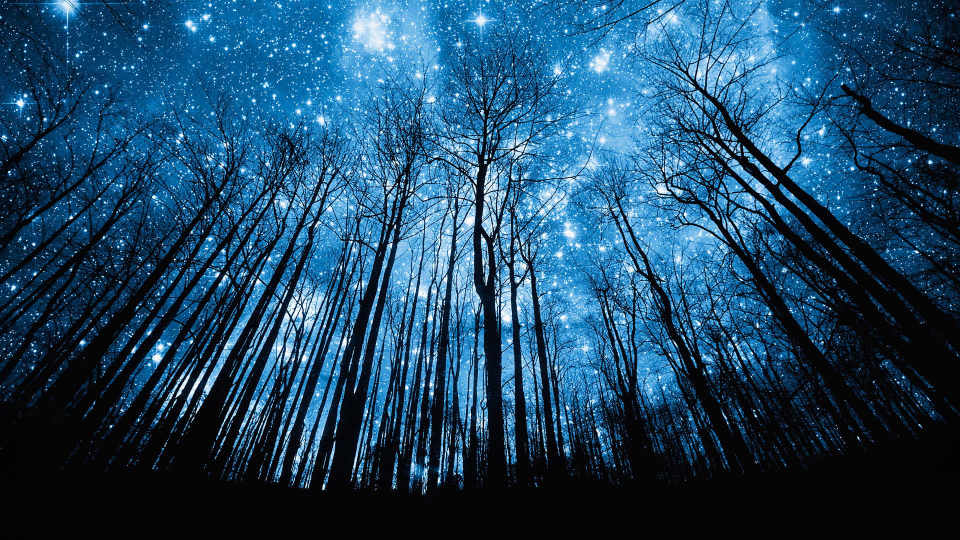
#> input picture Data/arboles.jpg, 1920 x 1080 px (shown at 1/2 size); its folder holds only this picture in this run
$ python -i funciones.py   (imports and definitions only)
#> lines starting #> are read from the running program, lines starting #| are printed output that depends on the picture
# -*- coding: utf-8 -*-

import numpy as np
import math
import cv2 as cv
from matplotlib import pyplot as plt


# [52 lines left out: functions mapeo_negativo, mapeo_ad, mapeo_tramos, mapeo_potencia, filterHomomorfico, not called in this run]


def dist(a, b):
    """Distancia Euclidea"""
    return np.linalg.norm(np.array(a) - np.array(b))


# [17 lines left out: functions mapeo_logaritmico, mapeo_exp, not called in this run]


def interpolar(img1, img2, alpha):
    img3 = img1 * alpha + img2 * (1-alpha)
    return img3


# Se prueban las dos alternativas que ofrece la consigna, pero parece que cv.subtract
# da un resultado visualmente mejor, por lo que se incluye (junto a otras operaciones)
# [358 lines left out: functions diferencia, operaciones_aritmeticas, division, generar_ruido, rodajas, rootmeansquare and 22 more, not called in this run]

def bordes_canny(img,umbral1,umbral2):
    return cv.Canny(img,umbral1,umbral2)

# [131 lines left out: functions detectarBordes, filter_adaptative2, apertura, cierre, segmentarColorHS, segmentarColorSV and 1 more, not called in this run]

# EL siguiente es el hough del Seba Fenoglio
def hough(data,umbral1=100,umbral2=150,thresh=80,threshold= 10, minLineLength = 20,maxLineGap = 10):
    # Data imagen en escala de grises
    # umbral1 y umbral2 es para canny
    # thresh:Numero minimo de intersecciones
    # threshold: Minimo numero de intersecciones para houghLinesP
    # minLineLength: Cantidad minima de pixeles para ser considerados linea
    # maxLineGap: Brecha maxima entre 2 puntos para considerarlos en una liena
    img= data[:,:]/255
    imgP= img.copy()
    H,W=img.shape

    #1. Calcular el gradiente de la imagen
    edges= cv.Canny(data,umbral1,umbral2)
    #2. umbralizar el resultado. Hecho en Canny

    #3. HoughLines
    lines= cv.HoughLines(edges,1,np.pi/180,thresh)
    #agregar lineas Hough
    for rho,theta in lines[:,0]:
        a = np.cos(theta)
        b = np.sin(theta)
        x0 = a*rho
        y0 = b*rho
        x1 = int(x0 + 1000*(-b))
        y1 = int(y0 + 1000*(a))
        x2 = int(x0 - 1000*(-b))
        y2 = int(y0 - 1000*(a))

        cv.line(img,(x1,y1),(x2,y2),255,2)

    #3. HoughLinesP
    lines = cv.HoughLinesP(edges,1,np.pi/180,threshold,minLineLength,maxLineGap)
    for x1,y1,x2,y2 in lines[:,0]:
        cv.line(imgP,(x1,y1),(x2,y2),255,2)

    pegadas= np.concatenate((edges,img,imgP),axis=1)
    return pegadas

############## Codigos para rellenar con semillas mezcla de Franco con uno de internet###################
# Invoca a la función rellenar con un monton de cosas que no se que hacen
# [9 lines left out: function rellenar, not called in this run]

#Esta función es la de franco... creo que no se modifico nada
#def capturar_punto(event, x, y, flags, param):
#    global mouseX,mouseY, imgn
#    if event == cv.EVENT_LBUTTONDOWN:
#            print("posicion elegida: (",x,",",y,"), presione 'a' o 'c' para confirmar.")
#            mouseX,mouseY = x,y

#Una funcioón de trackbar para la tolerancia
def trackbar_value(value):
    global tolerancia
    tolerancia = value
#Funcion global
# [21 lines left out: function rellenarConSemillas, not called in this run]
##########################################################################################################

>>> import cv2
>>> picture = cv2.imread('../Data/arboles.jpg', cv2.IMREAD_GRAYSCALE)
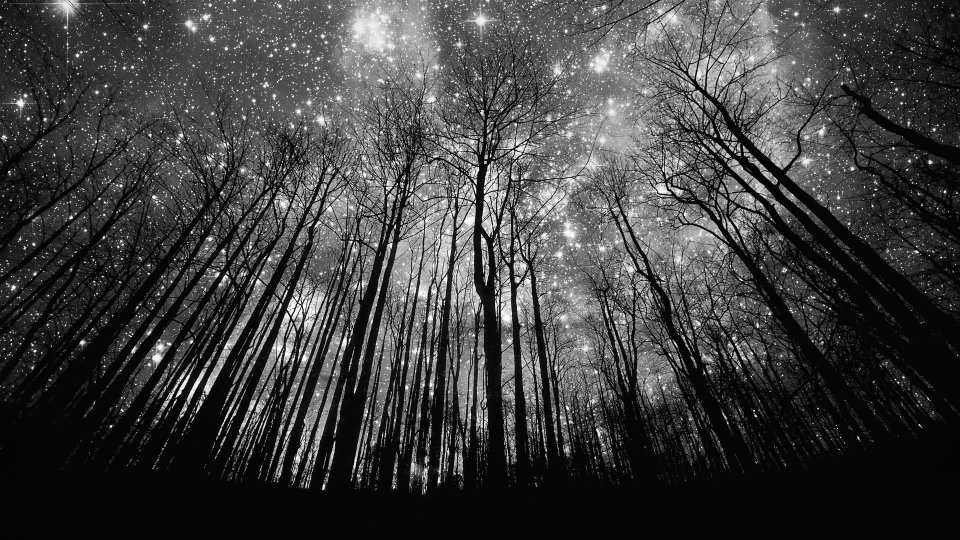
#> picture: shape (1080, 1920) (shown at 1/2 size); min 0, max 255, mean 62.3
>>> result = hough(picture)
#> in hough, `edges= cv.Canny(data,umbral1,umbral2)`:
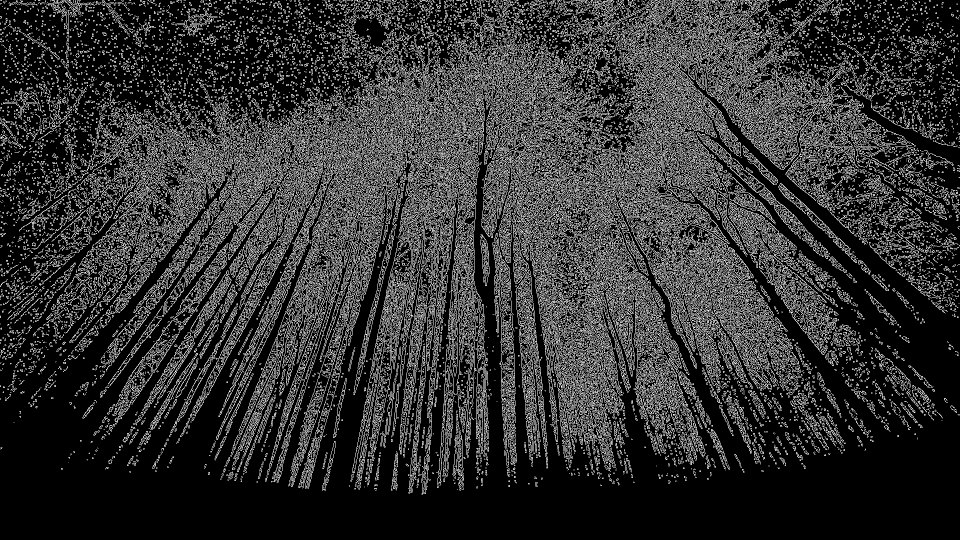
#> edges: shape (1080, 1920) (shown at 1/2 size); 19.9% white in thin lines or dots
#> the loop in hough, `for rho,theta in lines[:,0]:` made 43051 passes
#> (rho, theta, a, b, x0, y0, x1, y1) on passes 1 to 3: (616, 1.31, 0.259, 0.966, 159.4, 595, -806, 853), (558, 1.38, 0.191, 0.982, 106.5, 547.7, -875, 738), (389, 1.48, 0.0872, 0.996, 33.9, 387.5, -962, 474)
#> after the loop in hough, `for rho,theta in lines[:,0]:`:
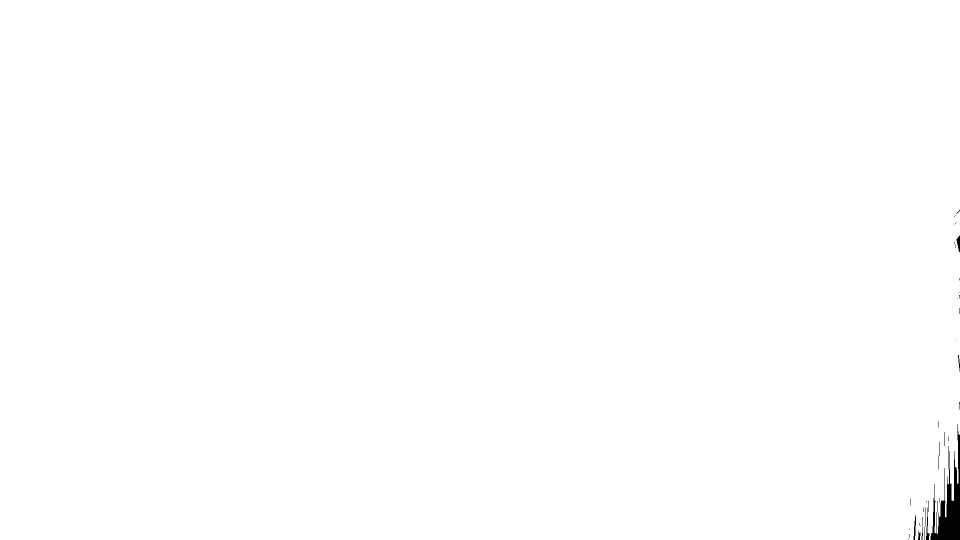
#> img: shape (1080, 1920) float64 (shown at 1/2 size); min 0, max 255, mean 254.2
#> in hough, `lines = cv.HoughLinesP(edges,1,np.pi/180,threshold,minLineLength,maxLi..`: lines = 38 rows, first 6: [918, 662, 918, 648], [1742, 292, 1752, 292], [1207, 227, 1219, 227], [1084, 579, 1095, 583], [491, 438, 504, 438], [1421, 462, 1431, 463]
#> the loop in hough, `for x1,y1,x2,y2 in lines[:,0]:` made 38 passes
#> (x1, y1, x2, y2) on passes 1 to 12: (918, 662, 918, 648), (1742, 292, 1752, 292), (1207, 227, 1219, 227), (1084, 579, 1095, 583), (491, 438, 504, 438), (1421, 462, 1431, 463), (938, 766, 938, 780), (1280, 539, 1292, 538), (830, 765, 831, 746), (1337, 23, 1361, 6), (773, 371, 787, 371), (10, 205, 20, 205)
#> after the loop in hough, `for x1,y1,x2,y2 in lines[:,0]:`:
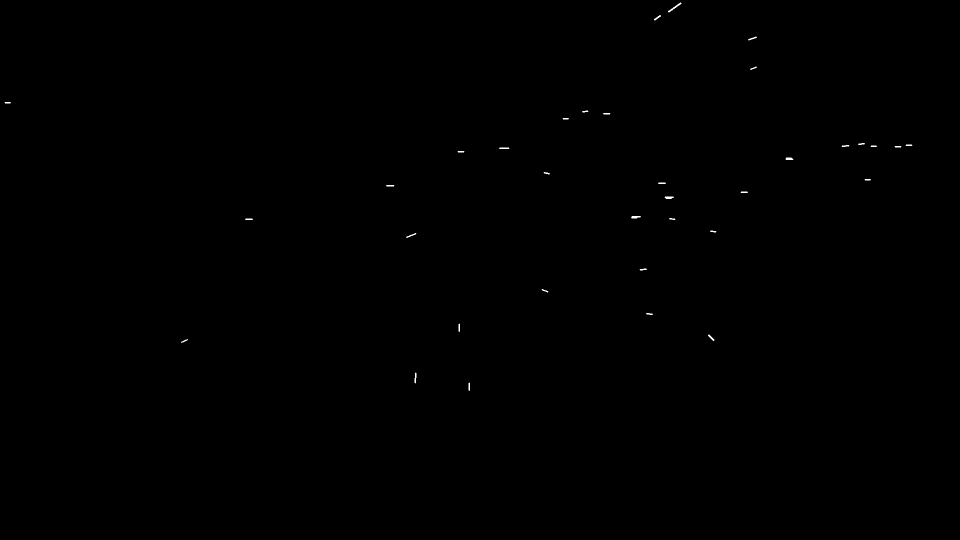
#> imgP: shape (1080, 1920) float64 (shown at 1/2 size); min 0, max 255, mean 0.4
#> in hough, `pegadas= np.concatenate((edges,img,imgP),axis=1)`:
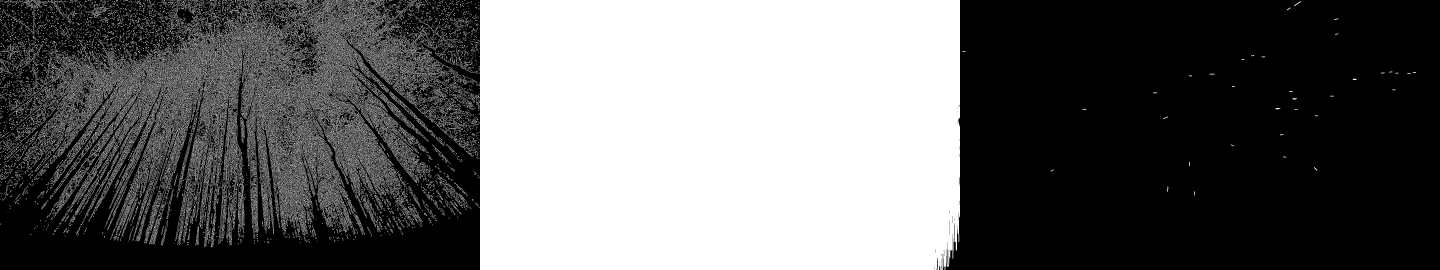
#> pegadas: shape (1080, 5760) float64 (shown at 1/4 size); min 0, max 255, mean 101.8

$ run again, on Data/estrellas.jpg
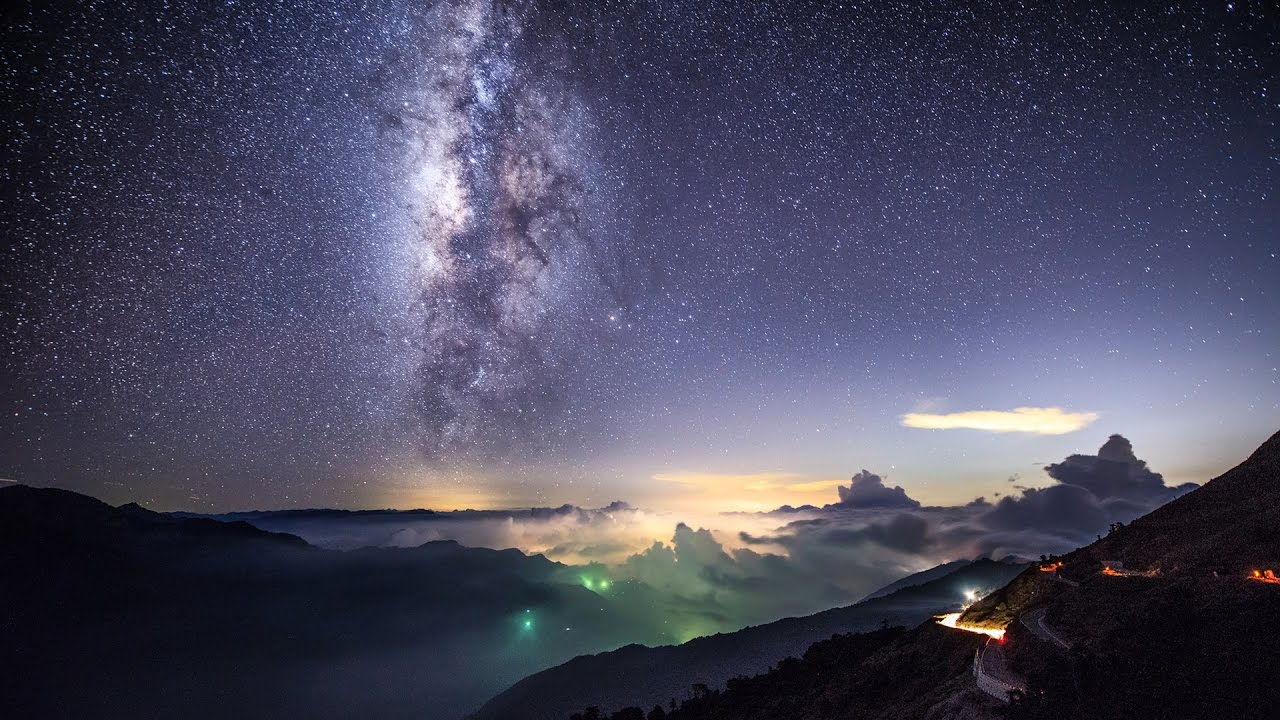
#> input picture Data/estrellas.jpg, 1280 x 720 px
#> in hough, `edges= cv.Canny(data,umbral1,umbral2)`:
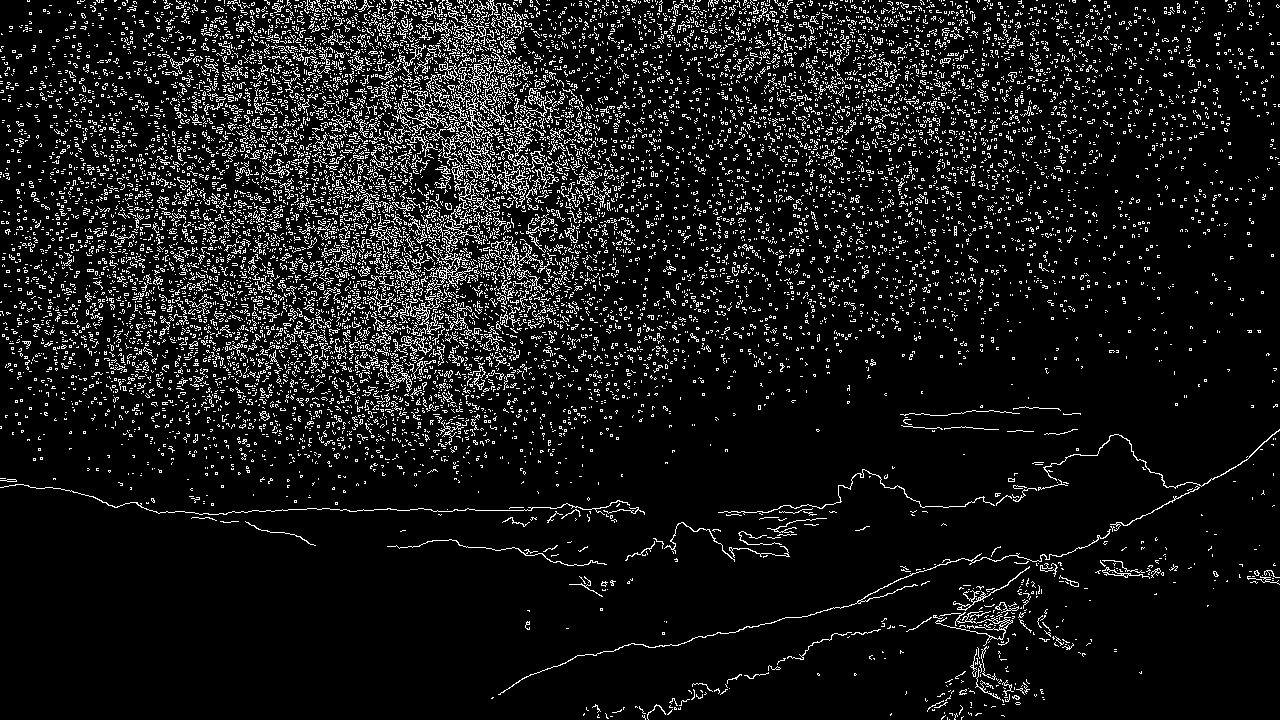
#> edges: shape (720, 1280); 9.3% white in thin lines or dots
#> the loop in hough, `for rho,theta in lines[:,0]:` made 16066 passes
#> (rho, theta, a, b, x0, y0, x1, y1) on passes 1 to 3: (254, 1.4, 0.174, 0.985, 44.11, 250.1, -940, 423), (252, 1.41, 0.156, 0.988, 39.42, 248.9, -948, 405), (256, 1.43, 0.139, 0.99, 35.63, 253.5, -954, 392)
#> lines = [[448, 229, 458, 227], [748, 549, 760, 554], [708, 529, 714, 539], [425, 297, 435, 296]]
#> the loop in hough, `for x1,y1,x2,y2 in lines[:,0]:` made 4 passes
#> in hough, `pegadas= np.concatenate((edges,img,imgP),axis=1)`:
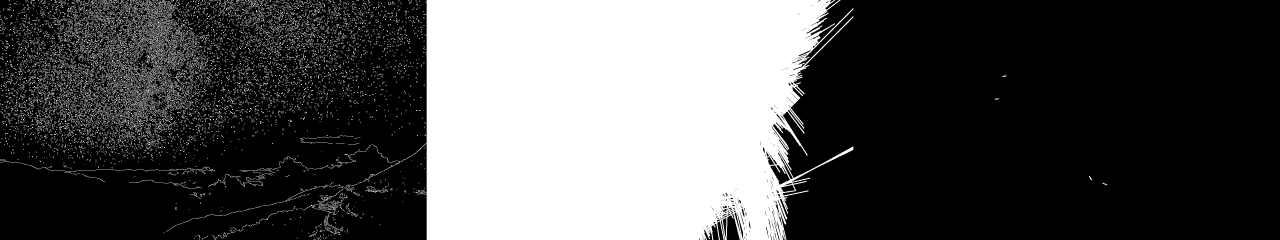
#> pegadas: shape (720, 3840) float64 (shown at 1/3 size); min 0, max 255, mean 81.2

$ run again, on Data/botellas.tif
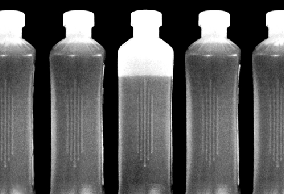
#> input picture Data/botellas.tif, 284 x 194 px
#> picture is the input picture: shape (194, 284); min 0, max 255, mean 90.1
#> edges: shape (194, 284); 10.5% white in thin lines or dots
#> in hough, `lines= cv.HoughLines(edges,1,np.pi/180,thresh)`: lines = 21 rows, first 8: [118, 0], [172, 0], [186, 0], [253, 0], [33, 0], [50, 0], [56, 1.57], [98, 0]
#> the loop in hough, `for rho,theta in lines[:,0]:` made 21 passes
#> (rho, theta, a, b, x0, y0, x1, y1) on passes 1 to 8: (118, 0, 1, 0, 118, 0, 118, 1000), (172, 0, 1, 0, 172, 0, 172, 1000), (186, 0, 1, 0, 186, 0, 186, 1000), (253, 0, 1, 0, 253, 0, 253, 1000), (33, 0, 1, 0, 33, 0, 33, 1000), (50, 0, 1, 0, 50, 0, 50, 1000), (56, 1.57, -4.37e-08, 1, -2.45e-06, 56, -1000, 55), (98, 0, 1, 0, 98, 0, 98, 1000)
#> after the loop in hough, `for rho,theta in lines[:,0]:`:
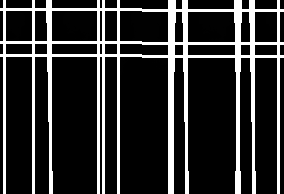
#> img: shape (194, 284) float64; min 0, max 255, mean 48.2
#> in hough, `lines = cv.HoughLinesP(edges,1,np.pi/180,threshold,minLineLength,maxLi..`: lines = 73 rows, first 6: [103, 185, 103, 126], [238, 151, 238, 81], [142, 100, 142, 111], [253, 78, 253, 131], [98, 179, 98, 141], [118, 193, 118, 74]
#> the loop in hough, `for x1,y1,x2,y2 in lines[:,0]:` made 73 passes
#> in hough, `pegadas= np.concatenate((edges,img,imgP),axis=1)`:
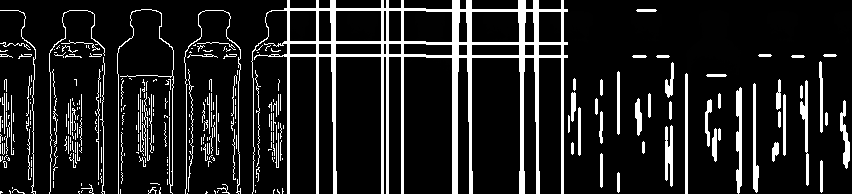
#> pegadas: shape (194, 852) float64; min 0, max 255, mean 33.2
